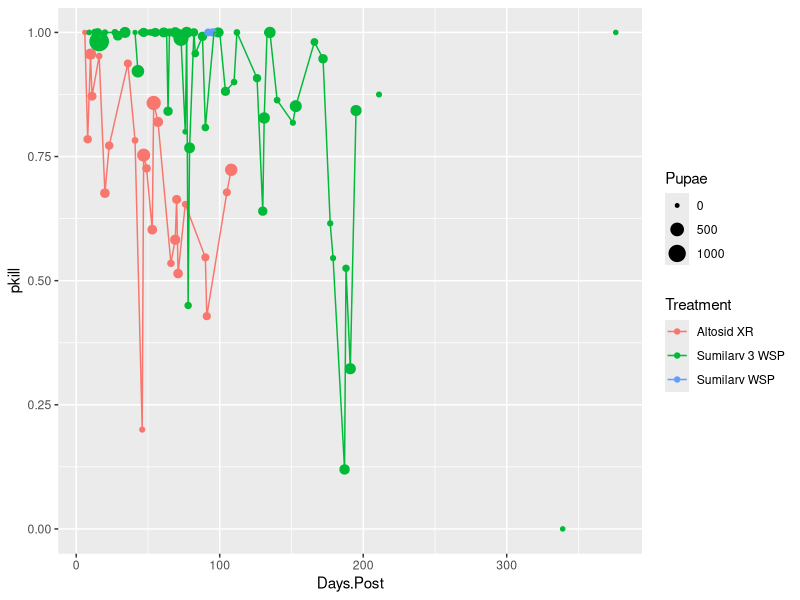

This chart was generated by the following R code: (Note: this script raises an error after producing the figure.)
#Are there replicates. 
library(tidyverse)
altosid <- read.csv("./data/altosid.csv")
#Remove columns past 12
sumilarv <- read.csv("./data/sumilarv.csv")[,1:12]
names(sumilarv)[6] <- "Weeks.post"

#Remove rows with NA. 
#Remove the excess columns. 
sumilarv <- sumilarv %>% filter(!is.na(Late))

dat <- rbind(altosid, sumilarv)
sub <- dat %>% group_by(Treatment, Days.Post) %>% summarize(Emerged = sum(Emerged, na.rm = TRUE), 
                                          Pupae = sum(Pupae, na.rm = TRUE), 
                                          pkill = 1 - Emerged / Pupae)

ggplot(aes(x = Days.Post, y = pkill, color = Treatment),data = sub) + geom_point(aes(size = Pupae)) + geom_line()

dat <- dat %>% mutate(kill_prop = 1- Emerged/Pupae)

library(lme4)
a <- glm(cbind(Emerged, Pupae) ~ 0 + Treatment*(Days.Post + I(Days.Post^2) + I(Days.Post^3)), family = "binomial", data = dat)
#a <- glm(cbind(Pupae - Emerged, Pupae) ~ Treatment*(Days.Post), family = "binomial", data = dat)
summary(a)
x
pred <- rbind(data.frame(Treatment = "Sumilarv 3 WSP", Days.Post = c(0:200)),
data.frame(Treatment = "Altosid XR", Days.Post = c(0:100)))

pred$pkillhat <- 1 - predict(a, newdata = pred, type = "response")

ggplot(aes(x = Days.Post, y = pkill, color = Treatment),data = sub) + geom_point(aes(size = Pupae)) + geom_line() + geom_point(aes(x = Days.Post, y = pkillhat, color = Treatment), data= pred)

#Are these different?  If so how?   
#Sumilarv 3 WSP   Sumilarv WSP
#660 dont have a any treatment listed. 


length(table(altosid$Basin.Location))
length(table(sumilarv$Basin.Location))




summary(altosid$Emerged)
summary(sumilarv$Emerged)

summary(altosid$Pupae)
summary(sumilarv$Pupae)




altosid %>% filter(Basin.Location == "Brookhaven & Ridge")
sumilarv %>% filter(Treatment == "")

